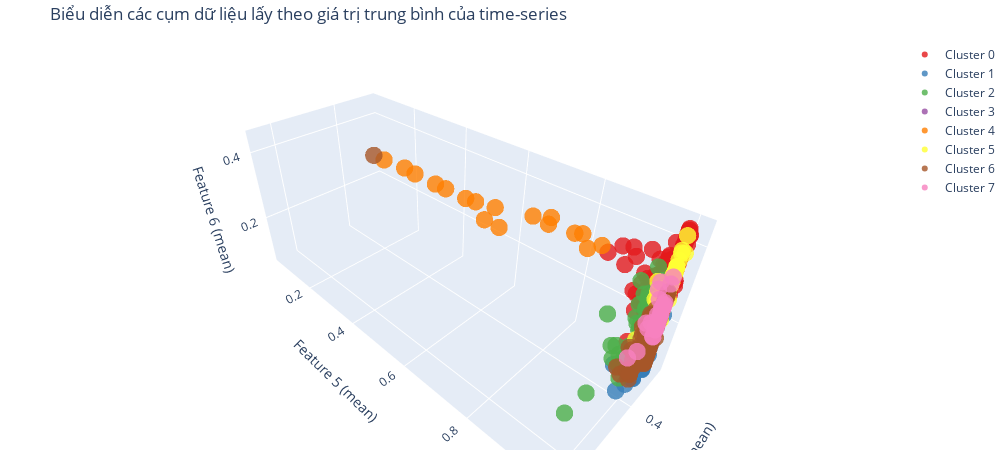

This figure's notebook cell:
### Code cell
colors = px.colors.qualitative.Set1
fig = go.Figure()

for i in range(k):
    cluster_points = x_mean[labels == i]
    
    fig.add_trace(go.Scatter3d(
        x=cluster_points[:, 3],
        y=cluster_points[:, 4],
        z=cluster_points[:, 5],
        mode='markers',
        marker=dict(size=6, color=colors[i % len(colors)], opacity=0.8),
        name=f'Cluster {i}'
    ))

fig.update_layout(
    title=f'Biểu diễn các cụm dữ liệu lấy theo giá trị trung bình của time-series',
    scene=dict(
        xaxis_title='Feature 4 (mean)',
        yaxis_title='Feature 5 (mean)',
        zaxis_title='Feature 6 (mean)',
    ),
    margin=dict(l=0, r=0, b=0, t=40),
    width=1000,  # Tăng chiều rộng
    height=450   # Tăng chiều cao
)
fig.show()
